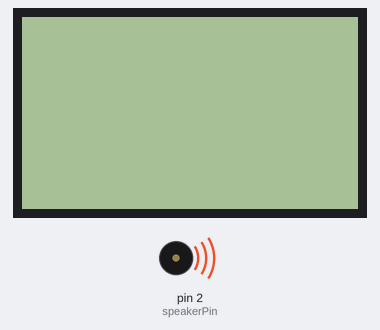
A sketch run on a simulated Arduino Nano, built with avr-gcc and run on an emulated ATmega328P. On the bench: 84×48 one-colour display, buzzer (waves = sounding).

Above: at 1.1 s.
At 27.2 s:
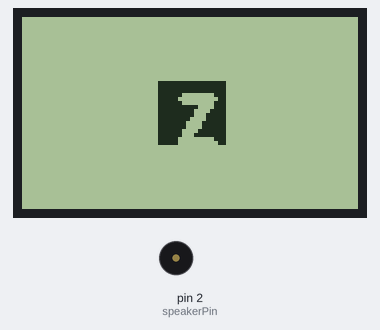
At 33.2 s:
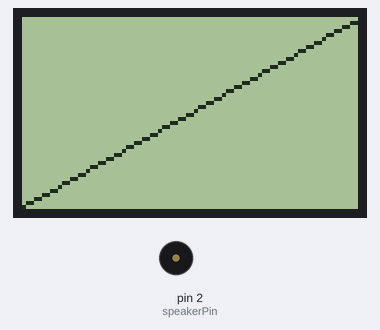
At 39.3 s:
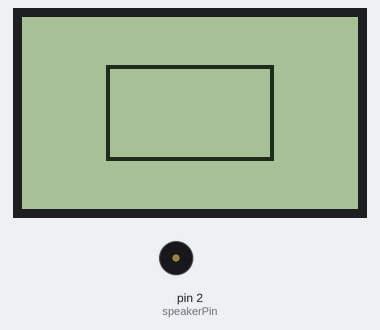
Timing chart, 0 to 40.8 s (numbered marks = the images above):
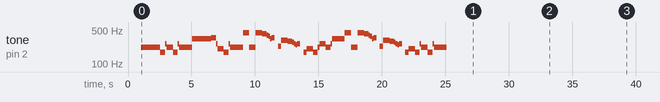

Measured:
- by itself, tone on pin 2 (speakerPin): plays 220 Hz for 1.5 s, 174 Hz for 0.38 s, 261 Hz for 0.13 s, 220 Hz for 0.50 s, 174 Hz for 0.38 s, 261 Hz for 0.13 s … (60 notes in this stretch)

The sketch:

sketch_lcd_5110_music.ino
```cpp
// http://fritzing.org/media/fritzing-repo/projects/p/play-snake-on-arduino-nano-with-ir/code/Tuorial%20Snake.ino

#include <SPI.h>
#include <Adafruit_GFX.h>
#include <Adafruit_PCD8544.h>
//#include <IRremote.h>

Adafruit_PCD8544 display = Adafruit_PCD8544(7, 6, 5, 4, 3);  //Initialise display object

// pin 7 - Serial clock out (SCLK)
// pin 6 - Serial data out (DIN)
// pin 5 - Data/Command select (D/C)
// pin 4 - LCD chip select (CS)
// pin 3 - LCD reset (RST)

const static unsigned char PROGMEM logoBmp[] =
{
  B11111111, B11111111, B10000000,
  B11111111, B11111111, B10000000,
  B11111111, B11111111, B10000000,
  B11111100, B00000011, B10000000,
  B11111000, B00000001, B10000000,
  B11111100, B00000011, B10000000,
  B11111111, B11000011, B10000000,
  B11111111, B10000111, B10000000,
  B11111111, B10001111, B10000000,
  B11111111, B00001111, B10000000,
  B11111110, B00011111, B10000000,
  B11111110, B00011111, B10000000,
  B11111100, B00111111, B10000000,
  B11111100, B01111111, B10000000,
  B11111000, B00000011, B10000000,
  B11111000, B00000001, B10000000
};

  #define speakerPin 2

// NB: ALL NOTES DEFINED WITH STANDARD ENGLISH NAMES, EXCEPT FROM "A"
//THAT IS CALLED WITH THE ITALIAN NAME "LA" BECAUSE A0,A1...ARE THE ANALOG PINS ON ARDUINO.
// (Ab IS CALLED Ab AND NOT LAb)
#define  TONE_C0 16.35
#define TONE_Db0 17.32
#define TONE_D0  18.35
#define TONE_Eb0 19.45
#define TONE_E0  20.60
#define TONE_F0  21.83
#define TONE_Gb0 23.12
#define TONE_G0  24.50
#define TONE_Ab0 25.96
#define TONE_LA0 27.50
#define TONE_Bb0 29.14
#define TONE_B0  30.87
#define TONE_C1  32.70
#define TONE_Db1 34.65
#define TONE_D1  36.71
#define TONE_Eb1 38.89
#define TONE_E1  41.20
#define TONE_F1  43.65
#define TONE_Gb1 46.25
#define TONE_G1  49.00
#define TONE_Ab1 51.91
#define TONE_LA1 55.00
#define TONE_Bb1 58.27
#define TONE_B1  61.74
#define TONE_C2  65.41
#define TONE_Db2 69.30
#define TONE_D2  73.42
#define TONE_Eb2 77.78
#define TONE_E2  82.41
#define TONE_F2  87.31
#define TONE_Gb2 92.50
#define TONE_G2  98.00
#define TONE_Ab2 103.83
#define TONE_LA2 110.00
#define TONE_Bb2 116.54
#define TONE_B2  123.47
#define TONE_C3  130.81
#define TONE_Db3 138.59
#define TONE_D3  146.83
#define TONE_Eb3 155.56
#define TONE_E3  164.81
#define TONE_F3  174.61
#define TONE_Gb3 185.00
#define TONE_G3  196.00
#define TONE_Ab3 207.65
#define TONE_LA3 220.00
#define TONE_Bb3 233.08
#define TONE_B3  246.94
#define TONE_C4  261.63
#define TONE_Db4 277.18
#define TONE_D4  293.66
#define TONE_Eb4 311.13
#define TONE_E4  329.63
#define TONE_F4  349.23
#define TONE_Gb4 369.99
#define TONE_G4  392.00
#define TONE_Ab4 415.30
#define TONE_LA4 440.00
#define TONE_Bb4 466.16
#define TONE_B4  493.88
#define TONE_C5  523.25
#define TONE_Db5 554.37
#define TONE_D5  587.33
#define TONE_Eb5 622.25
#define TONE_E5  659.26
#define TONE_F5  698.46
#define TONE_Gb5 739.99
#define TONE_G5  783.99
#define TONE_Ab5 830.61
#define TONE_LA5 880.00
#define TONE_Bb5 932.33
#define TONE_B5  987.77
#define TONE_C6  1046.50
#define TONE_Db6 1108.73
#define TONE_D6  1174.66
#define TONE_Eb6 1244.51
#define TONE_E6  1318.51
#define TONE_F6  1396.91
#define TONE_Gb6 1479.98
#define TONE_G6  1567.98
#define TONE_Ab6 1661.22
#define TONE_LA6 1760.00
#define TONE_Bb6 1864.66
#define TONE_B6  1975.53
#define TONE_C7  2093.00
#define TONE_Db7 2217.46
#define TONE_D7  2349.32
#define TONE_Eb7 2489.02
#define TONE_E7  2637.02
#define TONE_F7  2793.83
#define TONE_Gb7 2959.96
#define TONE_G7  3135.96
#define TONE_Ab7 3322.44
#define TONE_LA7 3520.01
#define TONE_Bb7 3729.31
#define TONE_B7  3951.07
#define TONE_C8  4186.01
#define TONE_Db8 4434.92
#define TONE_D8  4698.64
#define TONE_Eb8 4978.03
// DURATION OF THE NOTES
#define TONE_BPM 120    //  you can change this value changing all the others
#define TONE_H 2*TONE_Q //half 2/4
#define TONE_Q 60000/TONE_BPM //quarter 1/4
#define TONE_E TONE_Q/2   //eighth 1/8
#define TONE_S TONE_Q/4 // sixteenth 1/16
#define TONE_W 4*TONE_Q // whole 4/4


void setup() {
  Serial.begin(9600);
  display.begin();              // Инициализация дисплея
  display.setContrast(60);      // Устанавливаем контраст
  display.setTextColor(BLACK);  // Устанавливаем цвет текста
  display.setTextSize(1);       // Устанавливаем размер текста
  display.clearDisplay();       // Очищаем дисплей
  display.display();
  delay(1000);

  pinMode(speakerPin,OUTPUT);  //Buzzer pin

}

void play_music(){
  //tone(pin, note, duration)
    tone(speakerPin,TONE_LA3,TONE_Q);
    delay(1+TONE_Q); //delay duration should always be 1 ms more than the note in order to separate them.
    tone(speakerPin,TONE_LA3,TONE_Q);
    delay(1+TONE_Q);
    tone(speakerPin,TONE_LA3,TONE_Q);
    delay(1+TONE_Q);
    tone(speakerPin,TONE_F3,TONE_E+TONE_S);
    delay(1+TONE_E+TONE_S);
    tone(speakerPin,TONE_C4,TONE_S);
    delay(1+TONE_S);

    tone(speakerPin,TONE_LA3,TONE_Q);
    delay(1+TONE_Q);
    tone(speakerPin,TONE_F3,TONE_E+TONE_S);
    delay(1+TONE_E+TONE_S);
    tone(speakerPin,TONE_C4,TONE_S);
    delay(1+TONE_S);
    tone(speakerPin,TONE_LA3,TONE_H);
    delay(1+TONE_H);

    tone(speakerPin,TONE_E4,TONE_Q);
    delay(1+TONE_Q);
    tone(speakerPin,TONE_E4,TONE_Q);
    delay(1+TONE_Q);
    tone(speakerPin,TONE_E4,TONE_Q);
    delay(1+TONE_Q);
    tone(speakerPin,TONE_F4,TONE_E+TONE_S);
    delay(1+TONE_E+TONE_S);
    tone(speakerPin,TONE_C4,TONE_S);
    delay(1+TONE_S);

    tone(speakerPin,TONE_Ab3,TONE_Q);
    delay(1+TONE_Q);
    tone(speakerPin,TONE_F3,TONE_E+TONE_S);
    delay(1+TONE_E+TONE_S);
    tone(speakerPin,TONE_C4,TONE_S);
    delay(1+TONE_S);
    tone(speakerPin,TONE_LA3,TONE_H);
    delay(1+TONE_H);

    tone(speakerPin,TONE_LA4,TONE_Q);
    delay(1+TONE_Q);
    tone(speakerPin,TONE_LA3,TONE_E+TONE_S);
    delay(1+TONE_E+TONE_S);
    tone(speakerPin,TONE_LA3,TONE_S);
    delay(1+TONE_S);
    tone(speakerPin,TONE_LA4,TONE_Q);
    delay(1+TONE_Q);
    tone(speakerPin,TONE_Ab4,TONE_E+TONE_S);
    delay(1+TONE_E+TONE_S);
    tone(speakerPin,TONE_G4,TONE_S);
    delay(1+TONE_S);

    tone(speakerPin,TONE_Gb4,TONE_S);
    delay(1+TONE_S);
    tone(speakerPin,TONE_E4,TONE_S);
    delay(1+TONE_S);
    tone(speakerPin,TONE_F4,TONE_E);
    delay(1+TONE_E);
    delay(1+TONE_E);//PAUTONE_SE
    tone(speakerPin,TONE_Bb3,TONE_E);
    delay(1+TONE_E);
    tone(speakerPin,TONE_Eb4,TONE_Q);
    delay(1+TONE_Q);
    tone(speakerPin,TONE_D4,TONE_E+TONE_S);
    delay(1+TONE_E+TONE_S);
    tone(speakerPin,TONE_Db4,TONE_S);
    delay(1+TONE_S);

    tone(speakerPin,TONE_C4,TONE_S);
    delay(1+TONE_S);
    tone(speakerPin,TONE_B3,TONE_S);
    delay(1+TONE_S);
    tone(speakerPin,TONE_C4,TONE_E);
    delay(1+TONE_E);
    delay(1+TONE_E);//PAUTONE_SE TONE_QUATONE_SI FINE RIGA
    tone(speakerPin,TONE_F3,TONE_E);
    delay(1+TONE_E);
    tone(speakerPin,TONE_Ab3,TONE_Q);
    delay(1+TONE_Q);
    tone(speakerPin,TONE_F3,TONE_E+TONE_S);
    delay(1+TONE_E+TONE_S);
    tone(speakerPin,TONE_LA3,TONE_S);
    delay(1+TONE_S);

    tone(speakerPin,TONE_C4,TONE_Q);
    delay(1+TONE_Q);
     tone(speakerPin,TONE_LA3,TONE_E+TONE_S);
    delay(1+TONE_E+TONE_S);
    tone(speakerPin,TONE_C4,TONE_S);
    delay(1+TONE_S);
    tone(speakerPin,TONE_E4,TONE_H);
    delay(1+TONE_H);

     tone(speakerPin,TONE_LA4,TONE_Q);
    delay(1+TONE_Q);
    tone(speakerPin,TONE_LA3,TONE_E+TONE_S);
    delay(1+TONE_E+TONE_S);
    tone(speakerPin,TONE_LA3,TONE_S);
    delay(1+TONE_S);
    tone(speakerPin,TONE_LA4,TONE_Q);
    delay(1+TONE_Q);
    tone(speakerPin,TONE_Ab4,TONE_E+TONE_S);
    delay(1+TONE_E+TONE_S);
    tone(speakerPin,TONE_G4,TONE_S);
    delay(1+TONE_S);

    tone(speakerPin,TONE_Gb4,TONE_S);
    delay(1+TONE_S);
    tone(speakerPin,TONE_E4,TONE_S);
    delay(1+TONE_S);
    tone(speakerPin,TONE_F4,TONE_E);
    delay(1+TONE_E);
    delay(1+TONE_E);//PAUTONE_SE
    tone(speakerPin,TONE_Bb3,TONE_E);
    delay(1+TONE_E);
    tone(speakerPin,TONE_Eb4,TONE_Q);
    delay(1+TONE_Q);
    tone(speakerPin,TONE_D4,TONE_E+TONE_S);
    delay(1+TONE_E+TONE_S);
    tone(speakerPin,TONE_Db4,TONE_S);
    delay(1+TONE_S);

    tone(speakerPin,TONE_C4,TONE_S);
    delay(1+TONE_S);
    tone(speakerPin,TONE_B3,TONE_S);
    delay(1+TONE_S);
    tone(speakerPin,TONE_C4,TONE_E);
    delay(1+TONE_E);
    delay(1+TONE_E);//PAUTONE_SE TONE_QUATONE_SI FINE RIGA
    tone(speakerPin,TONE_F3,TONE_E);
    delay(1+TONE_E);
    tone(speakerPin,TONE_Ab3,TONE_Q);
    delay(1+TONE_Q);
    tone(speakerPin,TONE_F3,TONE_E+TONE_S);
    delay(1+TONE_E+TONE_S);
    tone(speakerPin,TONE_C4,TONE_S);
    delay(1+TONE_S);

    tone(speakerPin,TONE_LA3,TONE_Q);
    delay(1+TONE_Q);
     tone(speakerPin,TONE_F3,TONE_E+TONE_S);
    delay(1+TONE_E+TONE_S);
    tone(speakerPin,TONE_C4,TONE_S);
    delay(1+TONE_S);
    tone(speakerPin,TONE_LA3,TONE_H);
    delay(1+TONE_H);

    delay(2*TONE_H);
}


void loop() {

  //tone(speakerPin, 1000); // Send 1KHz sound signal...
  //delay(1000);        // ...for 1 sec
  //noTone(speakerPin);     // Stop sound...
  //delay(1000);        // ...for 1sec

play_music();

  // Рисуем заранее подготовленное лого
  // Подготовлен массив из 16 пар байтов
  // каждый байт состоит из 8 битов, соответсвенно
  // получаем матрицу 16х16 битов, 1-черный цвет, 0-белый цвет
  display.drawBitmap(LCDWIDTH/2-8, LCDHEIGHT/2-8, logoBmp, 24, 16, BLACK); // x, y, logo, w, h, color
  display.display();
  delay(2000);

    // Очищаем дисплей
  display.clearDisplay();
  display.display();
  delay(1000);

  // Рисуем несколько пикселей (точек)
  display.drawPixel(0, 0, BLACK);
  display.drawPixel(1, 1, BLACK);
  display.drawPixel(2, 2, WHITE); // Посередине белый пиксель
  display.drawPixel(3, 3, BLACK);
  display.drawPixel(4, 4, BLACK);
  display.display();
  delay(2000);

  display.clearDisplay();
  display.display();
  delay(1000);

  // Рисуем диагональ
  display.drawLine(0, LCDHEIGHT-1, LCDWIDTH, 0, BLACK); // x0, y0, x1, y1, color
  display.display();
  delay(2000);

  display.clearDisplay();
  display.display();
  delay(1000);

  // Для рисования вертикальных и горизонтальных линий лучше использовать
  // более быстрые функции
  display.drawFastVLine(LCDWIDTH/2, 0, LCDHEIGHT, BLACK); // x, y, h, color
  display.drawFastHLine(0, LCDHEIGHT/2, LCDWIDTH, BLACK); //x, y, w, color
  display.display();
  delay(2000);

  display.clearDisplay();
  display.display();
  delay(1000);

  // Рисуем прямоугольник
  display.drawRect(LCDWIDTH/4, LCDHEIGHT/4, LCDWIDTH/2, LCDHEIGHT/2, BLACK); // x, y, w, h, color
  display.display();
  delay(2000);

  display.clearDisplay();
  display.display();
  delay(1000);

  // Рисуем закрашенный прямоугольник
  display.fillRect(LCDWIDTH/4, LCDHEIGHT/4, LCDWIDTH/2, LCDHEIGHT/2, BLACK); // x, y, w, h, color
  display.display();
  delay(2000);

  display.clearDisplay();
  display.display();
  delay(1000);

  // Закрашиваем весь дисплей
  display.fillScreen(BLACK);
  display.display();
  delay(2000);

  display.clearDisplay();
  display.display();
  delay(1000);

  // Рисуем окружность
  display.drawCircle(LCDWIDTH/2, LCDHEIGHT/2, LCDHEIGHT/2, BLACK); // x, y, r, color
  display.display();
  delay(2000);

  display.clearDisplay();
  display.display();
  delay(1000);

  // Рисуем закрашенную окружность
  display.fillCircle(LCDWIDTH/2, LCDHEIGHT/2, LCDHEIGHT/2, BLACK); // x, y, r, color
  display.display();
  delay(2000);

  display.clearDisplay();
  display.display();
  delay(1000);

  // Рисуем треугольник
  display.drawTriangle(LCDWIDTH/4, LCDHEIGHT/4, 3*LCDWIDTH/4, LCDHEIGHT/4, LCDWIDTH/2, 3*LCDHEIGHT/4, BLACK); // x0, y0, x1, y1, x2, y2, color
  display.display();
  delay(2000);

  display.clearDisplay();
  display.display();
  delay(1000);

  // Рисуем закрашенный треугольник
  display.fillTriangle(LCDWIDTH/4, LCDHEIGHT/4, 3*LCDWIDTH/4, LCDHEIGHT/4, LCDWIDTH/2, 3*LCDHEIGHT/4, BLACK); // x0, y0, x1, y1, x2, y2, color
  display.display();
  delay(2000);

  display.clearDisplay();
  display.display();
  delay(1000);

  // Рисуем прямоугольник с закругленными углами
  display.drawRoundRect(LCDWIDTH/4, LCDHEIGHT/4, LCDWIDTH/2, LCDHEIGHT/2, 10, BLACK); // x, y, w, h, r, color
  display.display();
  delay(2000);

  display.clearDisplay();
  display.display();
  delay(1000);

  // Рисуем закрашенный прямоугольник с закругленными углами
  display.fillRoundRect(LCDWIDTH/4, LCDHEIGHT/4, LCDWIDTH/2, LCDHEIGHT/2, 10, BLACK); // x, y, w, h, r, colordisplay.display();
  display.display();
  delay(2000);

  display.clearDisplay();
  display.display();
  delay(1000);

  // Рисуем заранее подготовленное лого
  // Подготовлен массив из 16 пар байтов
  // каждый байт состоит из 8 битов, соответсвенно
  // получаем матрицу 16х16 битов, 1-черный цвет, 0-белый цвет
  display.drawBitmap(LCDWIDTH/2-8, LCDHEIGHT/2-8, logoBmp, 24, 16, BLACK); // x, y, logo, w, h, color
  display.display();
  delay(2000);

  display.clearDisplay();
  display.display();
  delay(1000);

  // Выведем текст
  display.print("Zelectro");
  delay(3000);

  display.clearDisplay();
  display.display();
  delay(5000);
}
```
